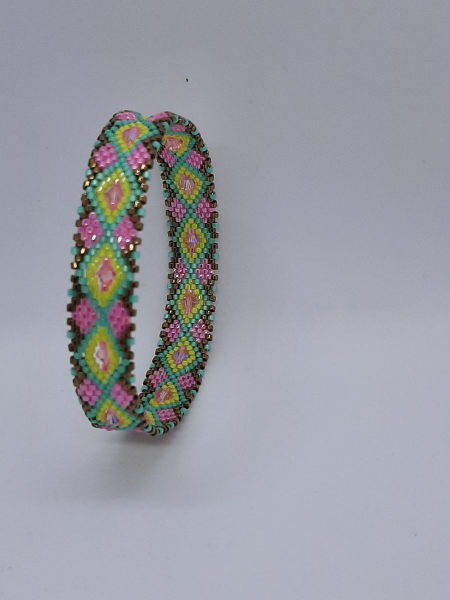
#> input picture img/bracelets/bangle-jaune-et-rose/2.jpg, 900 x 1200 px (shown at 1/2 size)
$ python -i mettre_a_jour_galerie.py   (imports and definitions only)
#> lines starting #> are read from the running program, lines starting #| are printed output that depends on the picture
#> further down, picture is the input picture: PIL image 900x1200 RGB; mean R, G, B 154.2, 156, 163.9
"""
════════════════════════════════════════════════════════════════
  MISE À JOUR DE LA GALERIE CACHANAX

  Lit le dossier OneDrive « Photos » (une catégorie > un dossier
  par bijou) et régénère :
    - les photos du site (img/...), redimensionnées et allégées
    - js/bijoux.js   (le catalogue)
    - js/selection.js (le carrousel « mise en avant »)

  Dans chaque dossier de bijou, un fichier « infos.txt » contient
  le titre, la description, etc. Il est créé automatiquement
  la première fois : il suffit ensuite de le modifier.

  Les photos du site sont retouchées automatiquement (retouche.py) :
  vignette dans le passe-partout, couleurs et lumière corrigées.
  Réglage par bijou dans infos.txt, ligne « vignette: ».

  Réseaux sociaux : la ligne « publier: nouveau » ou « publier: noel »
  d'un infos.txt place la pièce dans Cachanax > Publications > a_publier.json.
  Dans le dossier Noël, seuls les sous-dossiers comptent.

  Lancement : double-clic sur « Mettre à jour la galerie.bat »
  Simulation (ne modifie rien) : python mettre_a_jour_galerie.py --test
════════════════════════════════════════════════════════════════
"""

import json
import re
import shutil
import sys
import tempfile
import time
import unicodedata
from datetime import datetime
from pathlib import Path

try:
    from PIL import Image
except ImportError:
    print("Il manque des outils : lancez d'abord « Installer les outils.bat ».")
    input("Appuyez sur Entrée pour fermer...")
    sys.exit(1)

# ── Réglages ─────────────────────────────────────────────────────
DEPOT = Path(__file__).resolve().parent.parent           # ...\GitHub\Cachanax
PHOTOS = DEPOT.parent.parent / "Photos"                   # ...\Cachanax\Photos

# Catégories affichées, dans l'ordre des boutons de filtre
CATEGORIES = ["Colliers", "Bracelets", "Boucles d'oreilles", "Parures", "Montres", "Divers", "Noël"]
# Dossiers de Photos jamais publiés
EXCLUES = ["Expos"]

MAX_PHOTOS = 5          # photos par bijou
TAILLE_MAX = 1200       # plus grand côté, en pixels
QUALITE = 88            # qualité JPEG
EXTENSIONS = {".jpg", ".jpeg", ".png", ".webp"}

CHOIX_VIGNETTE = ("auto", "detoure", "corrige", "origine")

FICHE = "infos.txt"
ETAT = Path(__file__).resolve().parent / "etat_galerie.json"
BIJOUX_JS = DEPOT / "js" / "bijoux.js"
SELECTION_JS = DEPOT / "js" / "selection.js"
IMG = DEPOT / "img"

# Réseaux sociaux : hors du dépôt, donc jamais envoyé sur GitHub
PUBLICATIONS = PHOTOS.parent / "Publications"
A_PUBLIER = PUBLICATIONS / "a_publier.json"
JOURNAL = PUBLICATIONS / "journal_publications.json"
PHOTOS_PUBLI = PUBLICATIONS / "photos"
HORS_SITE_PUBLIABLES = []              # catégories hors site, mais publiables
SITE_WEB = "https://cachanax.com/"
TAGS = {"non": None, "": None, "nouveau": "nouveau", "nouveaute": "nouveau",
        "nouvelle": "nouveau", "noel": "noel"}

TEST = "--test" in sys.argv

# [4 lines not run here, left out]


# ── Outils ───────────────────────────────────────────────────────
def slug(texte):
    t = unicodedata.normalize("NFKD", texte).encode("ascii", "ignore").decode()
    return re.sub(r"[^a-z0-9]+", "-", t.lower()).strip("-")


def tri_naturel(nom):
    return [int(p) if p.isdigit() else p.lower() for p in re.split(r"(\d+)", nom)]


# [4 lines left out: function titre_par_defaut, not called in this run]


def oui(valeur):
    return str(valeur).strip().lower() in ("oui", "o", "yes", "x", "1", "true")


# [34 lines left out: functions lire_texte, lire_fiche, not called in this run]


def choix_vignette(infos):
    choix = slug(infos.get("vignette", "auto"))
    return choix if choix in CHOIX_VIGNETTE else "auto"


FICHES_COMPLETEES = {}
AIDE_PRIX = "# prix : prix de vente en euros (ex. 25 ou 12,50)"
LIGNES_A_COMPLETER = [
    ("publier", "non", "# publier : nouveau, noel ou non (réseaux sociaux)"),
    ("prix", "", AIDE_PRIX),
]


# [85 lines left out: functions completer_fiche, ecrire_fiche, ecrire_fiche_hors_site, ancien_catalogue, photos_source, not called in this run]


def empreinte(fichiers, choix):
    return [[f.name, f.stat().st_size, int(f.stat().st_mtime)] for f in fichiers] + [choix]


# [45 lines left out: functions avec_reprises, preparer_photos, retirer_dossier, not called in this run]


def chemin_web(p):
    return p.relative_to(DEPOT).as_posix()


# ── Réseaux sociaux ──────────────────────────────────────────────
def lire_json(chemin, defaut):
    return json.loads(lire_texte(chemin), strict=False) if chemin.exists() else defaut


def en_carre(im):
    """Complète la photo en carré avec la couleur de son fond, sans rien couper :
    Instagram recadre tout le carrousel au format de la 1re photo."""
    l, h = im.size
#> l = 900; h = 1200
    if l == h:
        return im
    c = max(l, h)
#> c = 1200
    bords = list(im.crop((0, 0, l, 2)).getdata()) + list(im.crop((0, h - 2, l, h)).getdata()) \
        + list(im.crop((0, 0, 2, h)).getdata()) + list(im.crop((l - 2, 0, l, h)).getdata())
#> bords = 8400 items, first 6: (150, 152, 165), (149, 151, 164), (148, 150, 163), (147, 149, 162), (146, 148, 161), (145, 147, 160)
    fond = tuple(sorted(px[i] for px in bords)[len(bords) // 2] for i in range(3))
#> fond = (163, 166, 178)
    carre = Image.new("RGB", (c, c), fond)
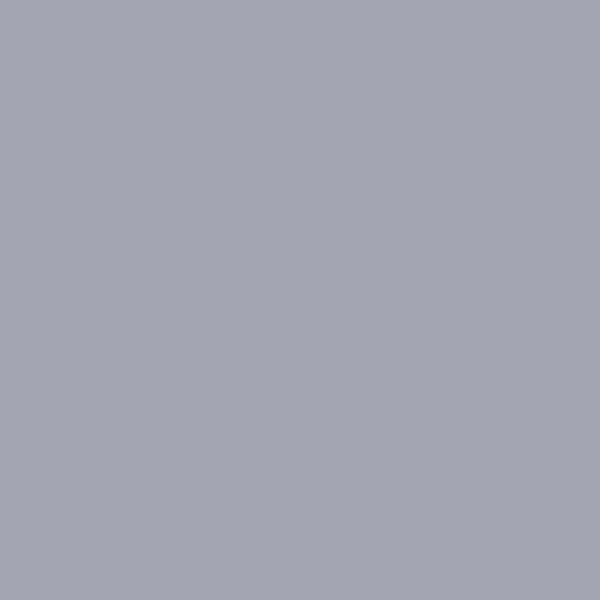
#> carre: PIL image 1200x1200 RGB (shown at 1/2 size); mean R, G, B 163, 166, 178
    carre.paste(im, ((c - l) // 2, (c - h) // 2))
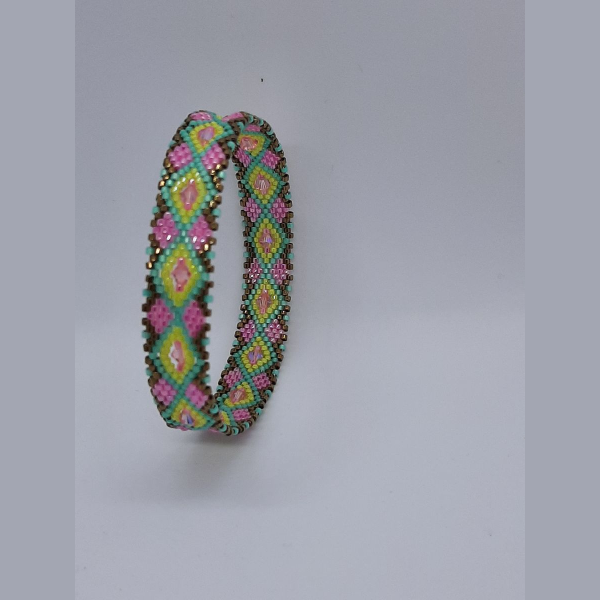
#> carre: PIL image 1200x1200 RGB (shown at 1/2 size); mean R, G, B 156.4, 158.5, 167.4
    return carre


# [329 lines left out: functions photos_publication, preparer_publications, main, not called in this run]


# [9 lines not run here, left out]

>>> from PIL import Image
>>> picture = Image.open('../img/bracelets/bangle-jaune-et-rose/2.jpg')
>>> result = en_carre(picture)

$ run again, on img/bracelets/bracelet-etoile-macrame/1.jpg
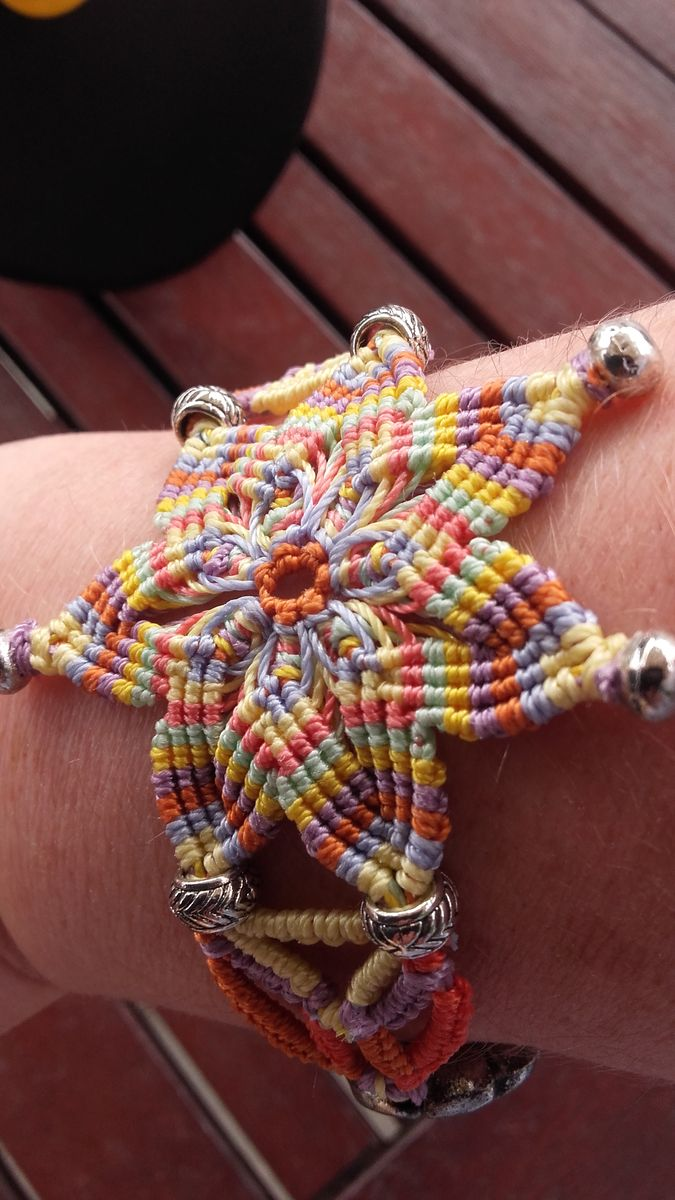
#> input picture img/bracelets/bracelet-etoile-macrame/1.jpg, 675 x 1200 px
#> picture is the input picture: PIL image 675x1200 RGB; mean R, G, B 114.3, 75.1, 69
#> bords = 7500 items, first 6: (71, 34, 18), (81, 43, 24), (91, 51, 26), (98, 55, 21), (109, 61, 21), (124, 74, 23)
#> fond = (93, 47, 44)
#> in en_carre, `carre = Image.new("RGB", (c, c), fond)`:
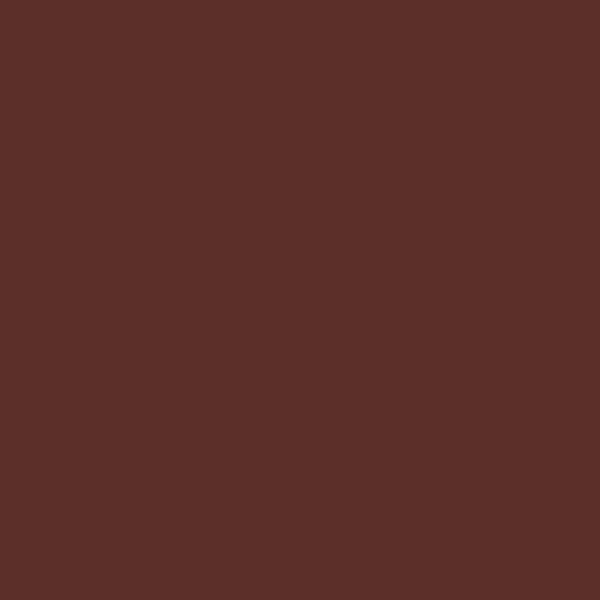
#> carre: PIL image 1200x1200 RGB (shown at 1/2 size); mean R, G, B 93, 47, 44
#> in en_carre, `carre.paste(im, ((c - l) // 2, (c - h) // 2))`:
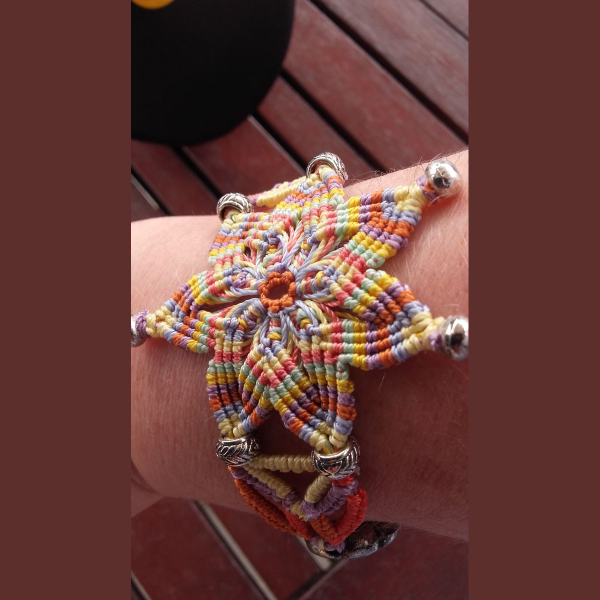
#> carre: PIL image 1200x1200 RGB (shown at 1/2 size); mean R, G, B 105, 62.8, 58.1

$ run again, on img/bracelets/bracelet-fleur-amethyste/3.jpg
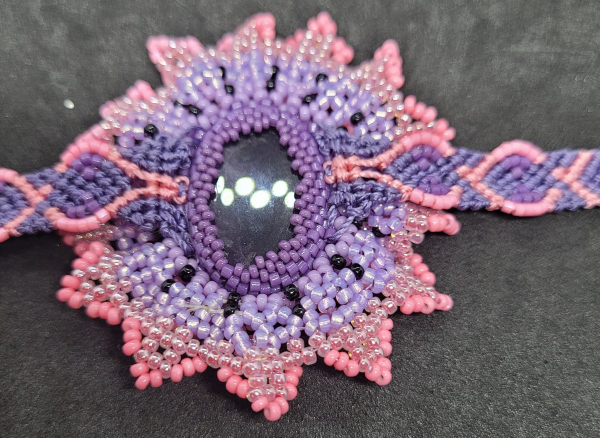
#> input picture img/bracelets/bracelet-fleur-amethyste/3.jpg, 1200 x 875 px (shown at 1/2 size)
#> picture is the input picture: PIL image 1200x875 RGB; mean R, G, B 120.2, 101.6, 116.4
#> bords = 8300 items, first 6: (103, 105, 102), (109, 111, 108), (109, 111, 108), (112, 114, 111), (120, 122, 119), (114, 116, 113)
#> fond = (91, 92, 90)
#> in en_carre, `carre.paste(im, ((c - l) // 2, (c - h) // 2))`:
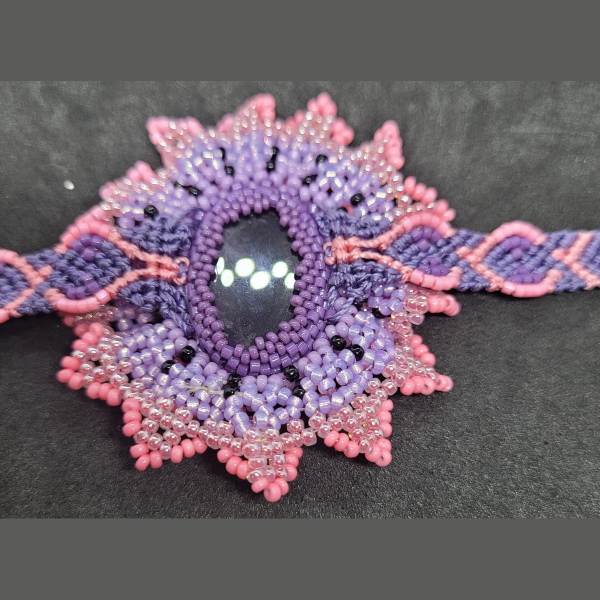
#> carre: PIL image 1200x1200 RGB (shown at 1/2 size); mean R, G, B 112.3, 99, 109.2
